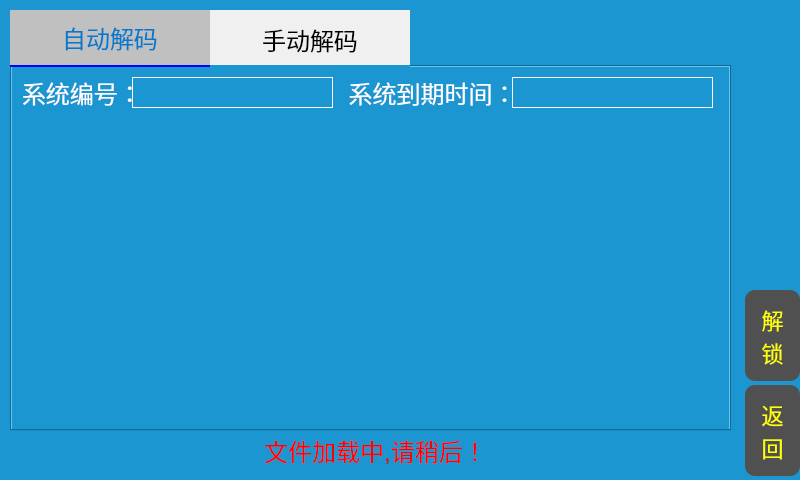
<?xml version="1.0" encoding="UTF-8"?>
<ui version="4.0">
 <class>DialogJiesuo</class>
 <widget class="QDialog" name="DialogJiesuo">
  <property name="geometry">
   <rect>
    <x>0</x>
    <y>0</y>
    <width>800</width>
    <height>480</height>
   </rect>
  </property>
  <property name="windowTitle">
   <string>Dialog</string>
  </property>
  <property name="styleSheet">
   <string notr="true">QWidget{
background-color: rgb(27, 150, 208);
font-size:24px;
}
QLabel{
color:white;
}
QLineEdit{
color:white;
border:1px solid white;
font-size:22px;
}</string>
  </property>
  <widget class="QPushButton" name="btn_back">
   <property name="geometry">
    <rect>
     <x>745</x>
     <y>385</y>
     <width>55</width>
     <height>91</height>
    </rect>
   </property>
   <property name="styleSheet">
    <string notr="true">QPushButton{
border-radius:10;
background-color: rgb(80, 80, 80);
font-size:22px;
color:yellow;
}
QPushButton:pressed{
background-color: rgb(120, 120, 120);
}</string>
   </property>
   <property name="text">
    <string>返
回</string>
   </property>
  </widget>
  <widget class="QLabel" name="label_tips">
   <property name="geometry">
    <rect>
     <x>220</x>
     <y>430</y>
     <width>311</width>
     <height>41</height>
    </rect>
   </property>
   <property name="styleSheet">
    <string notr="true">color:red;font-size:24px;</string>
   </property>
   <property name="text">
    <string>文件加载中,请稍后！</string>
   </property>
   <property name="alignment">
    <set>Qt::AlignCenter</set>
   </property>
  </widget>
  <widget class="QTabWidget" name="tabWidget">
   <property name="geometry">
    <rect>
     <x>10</x>
     <y>10</y>
     <width>721</width>
     <height>421</height>
    </rect>
   </property>
   <property name="styleSheet">
    <string notr="true">QTabBar::tab{
height:55px;
width:200px;
color:black;
background-color:#f0f0f0;
}
QTabBar::tab:selected{
background-color:#c0c0c0;
border:2px solid blue;
border-width:0px 0px 2px 0px;
color:rgb(0,122,204);
}
</string>
   </property>
   <property name="currentIndex">
    <number>0</number>
   </property>
   <widget class="QWidget" name="tab">
    <attribute name="title">
     <string>自动解码</string>
    </attribute>
    <widget class="QTableWidget" name="USB_tw">
     <property name="geometry">
      <rect>
       <x>30</x>
       <y>70</y>
       <width>641</width>
       <height>271</height>
      </rect>
     </property>
     <property name="styleSheet">
      <string notr="true">color: rgb(0, 0, 0);
font: 18px;
border-style:outset;</string>
     </property>
     <property name="editTriggers">
      <set>QAbstractItemView::NoEditTriggers</set>
     </property>
     <property name="alternatingRowColors">
      <bool>true</bool>
     </property>
     <property name="selectionMode">
      <enum>QAbstractItemView::SingleSelection</enum>
     </property>
     <property name="selectionBehavior">
      <enum>QAbstractItemView::SelectRows</enum>
     </property>
     <property name="columnCount">
      <number>0</number>
     </property>
    </widget>
    <widget class="QLabel" name="label_4">
     <property name="geometry">
      <rect>
       <x>330</x>
       <y>10</y>
       <width>171</width>
       <height>31</height>
      </rect>
     </property>
     <property name="styleSheet">
      <string notr="true"/>
     </property>
     <property name="text">
      <string> 系统到期时间：</string>
     </property>
    </widget>
    <widget class="QLabel" name="label">
     <property name="geometry">
      <rect>
       <x>10</x>
       <y>10</y>
       <width>131</width>
       <height>31</height>
      </rect>
     </property>
     <property name="styleSheet">
      <string notr="true"/>
     </property>
     <property name="text">
      <string>系统编号：</string>
     </property>
    </widget>
    <widget class="QLineEdit" name="lineEdit">
     <property name="geometry">
      <rect>
       <x>120</x>
       <y>10</y>
       <width>201</width>
       <height>31</height>
      </rect>
     </property>
     <property name="styleSheet">
      <string notr="true"/>
     </property>
     <property name="text">
      <string/>
     </property>
    </widget>
    <widget class="QLineEdit" name="lineEdit_2">
     <property name="geometry">
      <rect>
       <x>500</x>
       <y>10</y>
       <width>201</width>
       <height>31</height>
      </rect>
     </property>
     <property name="styleSheet">
      <string notr="true"/>
     </property>
     <property name="text">
      <string/>
     </property>
    </widget>
   </widget>
   <widget class="QWidget" name="tab_2">
    <attribute name="title">
     <string>手动解码</string>
    </attribute>
    <widget class="QPushButton" name="pushButton_2">
     <property name="geometry">
      <rect>
       <x>200</x>
       <y>260</y>
       <width>331</width>
       <height>41</height>
      </rect>
     </property>
     <property name="styleSheet">
      <string notr="true">QPushButton{
		font: 22px;
	color: rgb(255, 255, 255);
	background: transparent;
border-style:outset;
border:1px solid black;
;
}</string>
     </property>
     <property name="text">
      <string>输入密钥(F1)</string>
     </property>
    </widget>
    <widget class="QPushButton" name="pushButton">
     <property name="geometry">
      <rect>
       <x>200</x>
       <y>142</y>
       <width>331</width>
       <height>41</height>
      </rect>
     </property>
     <property name="styleSheet">
      <string notr="true">QPushButton{
		font: 22px;
	color: rgb(255, 255, 255);
	background: transparent;
border-style:outset;
border:1px solid black;
;
}</string>
     </property>
     <property name="text">
      <string>生成随机码(F0)</string>
     </property>
    </widget>
    <widget class="QLabel" name="label_2">
     <property name="geometry">
      <rect>
       <x>150</x>
       <y>50</y>
       <width>181</width>
       <height>31</height>
      </rect>
     </property>
     <property name="styleSheet">
      <string notr="true"/>
     </property>
     <property name="text">
      <string> 系统到期时间：</string>
     </property>
    </widget>
    <widget class="QLineEdit" name="lineEdit_3">
     <property name="geometry">
      <rect>
       <x>340</x>
       <y>50</y>
       <width>221</width>
       <height>31</height>
      </rect>
     </property>
     <property name="styleSheet">
      <string notr="true"/>
     </property>
     <property name="text">
      <string/>
     </property>
    </widget>
   </widget>
  </widget>
  <widget class="QPushButton" name="autoJiesuo_btn">
   <property name="geometry">
    <rect>
     <x>745</x>
     <y>290</y>
     <width>55</width>
     <height>91</height>
    </rect>
   </property>
   <property name="styleSheet">
    <string notr="true">QPushButton{
border-radius:10;
background-color: rgb(80, 80, 80);
font-size:22px;
color:yellow;
}
QPushButton:pressed{
background-color: rgb(120, 120, 120);
}</string>
   </property>
   <property name="text">
    <string>解
锁</string>
   </property>
  </widget>
 </widget>
 <resources/>
 <connections/>
</ui>
